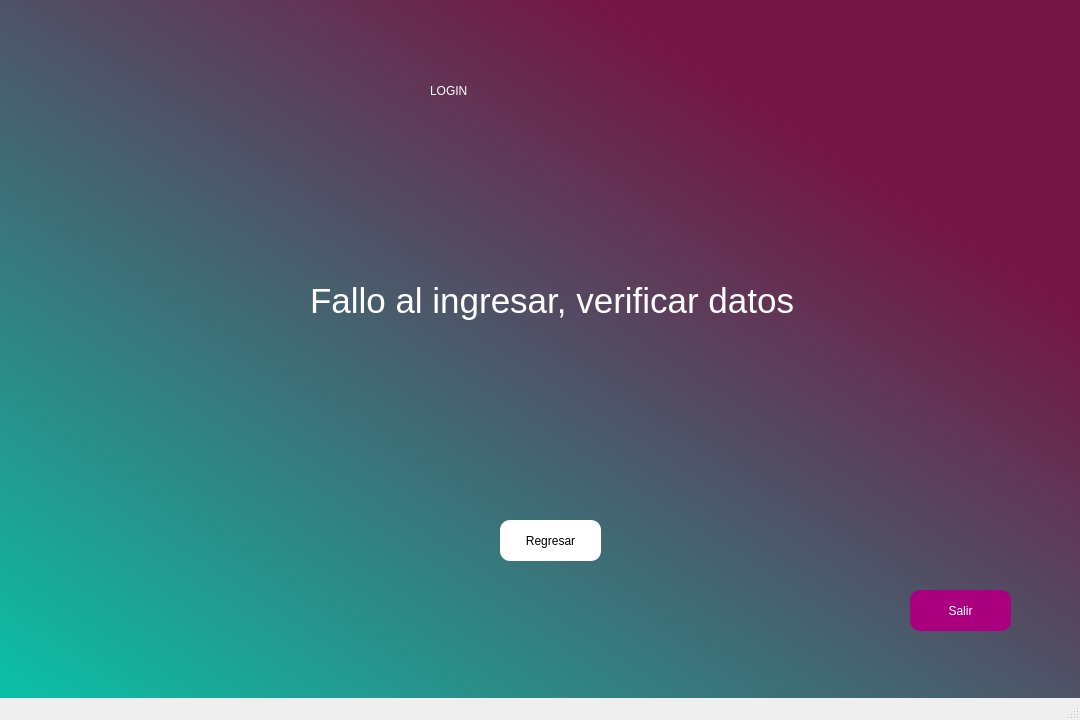
<?xml version="1.0" encoding="UTF-8"?>
<ui version="4.0">
 <class>MainWindow</class>
 <widget class="QMainWindow" name="MainWindow">
  <property name="geometry">
   <rect>
    <x>0</x>
    <y>0</y>
    <width>1080</width>
    <height>720</height>
   </rect>
  </property>
  <property name="minimumSize">
   <size>
    <width>1080</width>
    <height>720</height>
   </size>
  </property>
  <property name="maximumSize">
   <size>
    <width>1080</width>
    <height>720</height>
   </size>
  </property>
  <property name="windowTitle">
   <string>MainWindow</string>
  </property>
  <property name="styleSheet">
   <string notr="true">QWidget#centralwidget{
background-color: qlineargradient(spread:pad, x1:0, y1:1, x2:1, y2:0, stop:0 rgba(10, 193, 166, 255), stop:0.778409 rgba(117, 21, 67, 255));}</string>
  </property>
  <widget class="QWidget" name="centralwidget">
   <widget class="QLabel" name="label">
    <property name="geometry">
     <rect>
      <x>430</x>
      <y>40</y>
      <width>241</width>
      <height>101</height>
     </rect>
    </property>
    <property name="styleSheet">
     <string notr="true">font: 50pt  &quot;Segoe print&quot;;
color: #FFFFFF;

</string>
    </property>
    <property name="text">
     <string>LOGIN</string>
    </property>
   </widget>
   <widget class="QPushButton" name="pushButton">
    <property name="geometry">
     <rect>
      <x>500</x>
      <y>520</y>
      <width>101</width>
      <height>41</height>
     </rect>
    </property>
    <property name="styleSheet">
     <string notr="true">background-color: rgb(255, 255, 255);
color: black;
border-radius: 10px;
box-shadow: 5px 5px 15px -3px #000000;</string>
    </property>
    <property name="text">
     <string>Regresar</string>
    </property>
   </widget>
   <widget class="QPushButton" name="pushButton_2">
    <property name="geometry">
     <rect>
      <x>910</x>
      <y>590</y>
      <width>101</width>
      <height>41</height>
     </rect>
    </property>
    <property name="styleSheet">
     <string notr="true">background-color: rgb(170, 0, 127);
color: white;
border-radius: 10px;
</string>
    </property>
    <property name="text">
     <string>Salir</string>
    </property>
   </widget>
   <widget class="QLabel" name="label_2">
    <property name="geometry">
     <rect>
      <x>310</x>
      <y>260</y>
      <width>501</width>
      <height>81</height>
     </rect>
    </property>
    <property name="styleSheet">
     <string notr="true">font: 26pt ;
color: white;
</string>
    </property>
    <property name="text">
     <string>Fallo al ingresar, verificar datos</string>
    </property>
   </widget>
  </widget>
  <widget class="QMenuBar" name="menubar">
   <property name="geometry">
    <rect>
     <x>0</x>
     <y>0</y>
     <width>1080</width>
     <height>21</height>
    </rect>
   </property>
  </widget>
  <widget class="QStatusBar" name="statusbar"/>
 </widget>
 <resources/>
 <connections/>
</ui>
